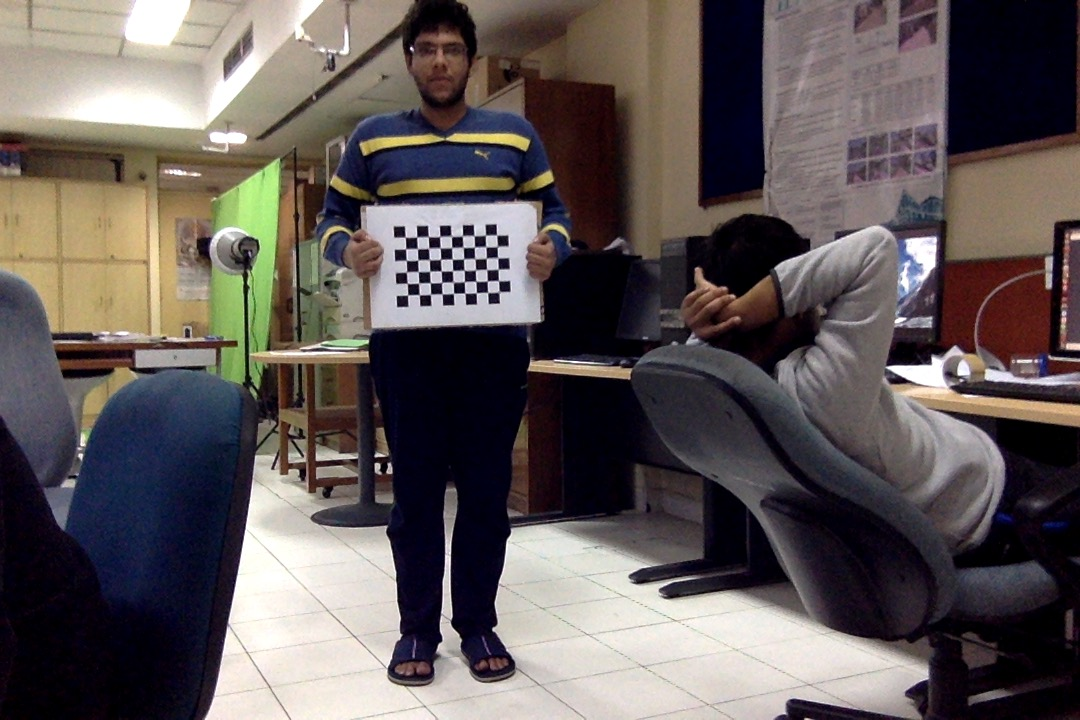
#> input picture Images/AnkeshWeb.jpg, 1080 x 720 px
$ python code2.py --image1 ../Images/AnkeshWeb.jpg --image2 ../Images/Krunal4.jpg --image3 ../Images/Krunal4.jpg --affine_mode ../Images/Krunal4.jpg
#> lines starting #> are read from the running program, lines starting #| are printed output that depends on the picture; after the words box and inside, x2 and y2 are one past the last pixel; in counts of white or black regions, pixels touching at a corner belong together
#> in main, image is the input picture: shape (720, 1080, 3); mean B, G, R 88, 88.9, 96.8
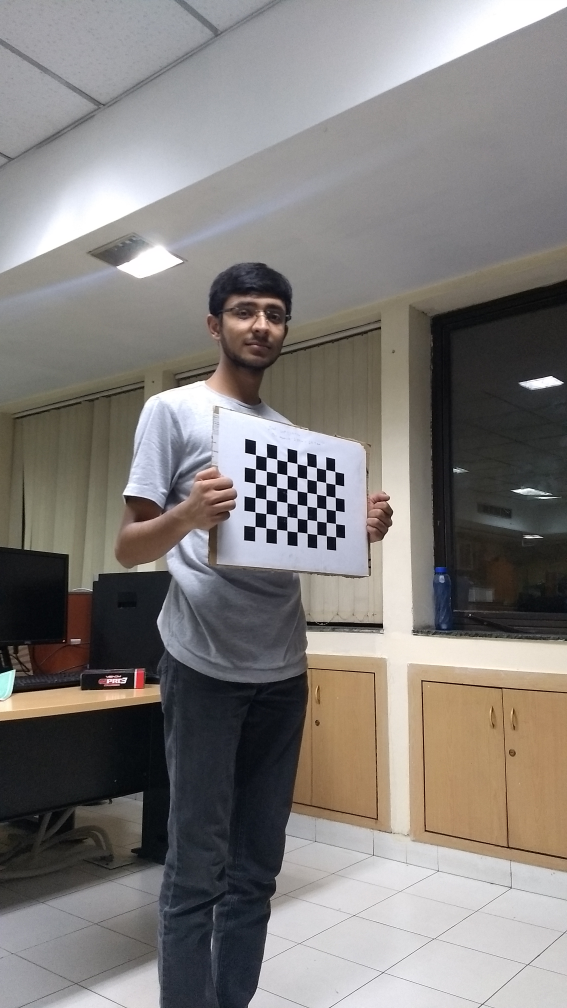
#> input picture Images/Krunal4.jpg, 2268 x 4032 px (shown at 1/4 size)
#> in main, arm_spread_image is the input picture: shape (4032, 2268, 3); mean B, G, R 122.2, 124.9, 129
import argparse
import cv2
import numpy as np
import matplotlib.pyplot as plt
import math
import sys
import segment

# initialize the list of reference points and boolean indicating
# whether cropping is being performed or not
refPt = []
r1=5 #for affine correction
r2=2 #for measurement
ref_ht=2.84
rectangle_row=9
rectangle_col=6
# square_size=int(r+1)
criteria = (cv2.TERM_CRITERIA_EPS + cv2.TERM_CRITERIA_MAX_ITER, 30, 0.001)
metre_pixel_x=0
metre_pixel_y=0
window_name1="image"
draw_radius=10

# [72 lines left out: functions squ_point, click_and_crop, get_distance, get_points, get_real_world_distance, get_waist, not called in this run]


# returns 4 points at square_size of checkboard
def chess_board_corners(image,gray,r):
	square_size=int(r+1)
	ret, corners = cv2.findChessboardCorners(image, (rectangle_row,rectangle_col),None)
	# corners2 = cv2.cornerSubPix(gray,corners,(11,11),(-1,-1),criteria)
	# Uncomment for old opencv version

	cv2.cornerSubPix(gray,corners,(11,11),(-1,-1),criteria)
	# New version does inplace
	corners2=corners
	coordinates=[]
	coordinates.append((corners2[0,0,0],corners2[0,0,1]))
	coordinates.append((corners2[square_size-1,0,0],corners2[square_size-1,0,1]))
	coordinates.append((corners2[rectangle_row*(square_size-1),0,0],corners2[rectangle_row*(square_size-1),0,1]))
	coordinates.append((corners2[rectangle_row*(square_size-1)+square_size-1,0,0],corners2[rectangle_row*(square_size-1)+square_size-1,0,1]))
	return coordinates
	# print coordinates

# receives an image and performs affine transform using chess_board_corners
# [106 lines left out: functions affine_correct_params, affine_correct, grub_cut, drawCircle, getHeadPoint, first_sharp_fall and 1 more, not called in this run]


def analyze_chessboard(image,affine_correct_flag):
#> called with affine_correct_flag = '../Images/Krunal4.jpg'
	clone = image.copy()
	gray = cv2.cvtColor(image,cv2.COLOR_BGR2GRAY)
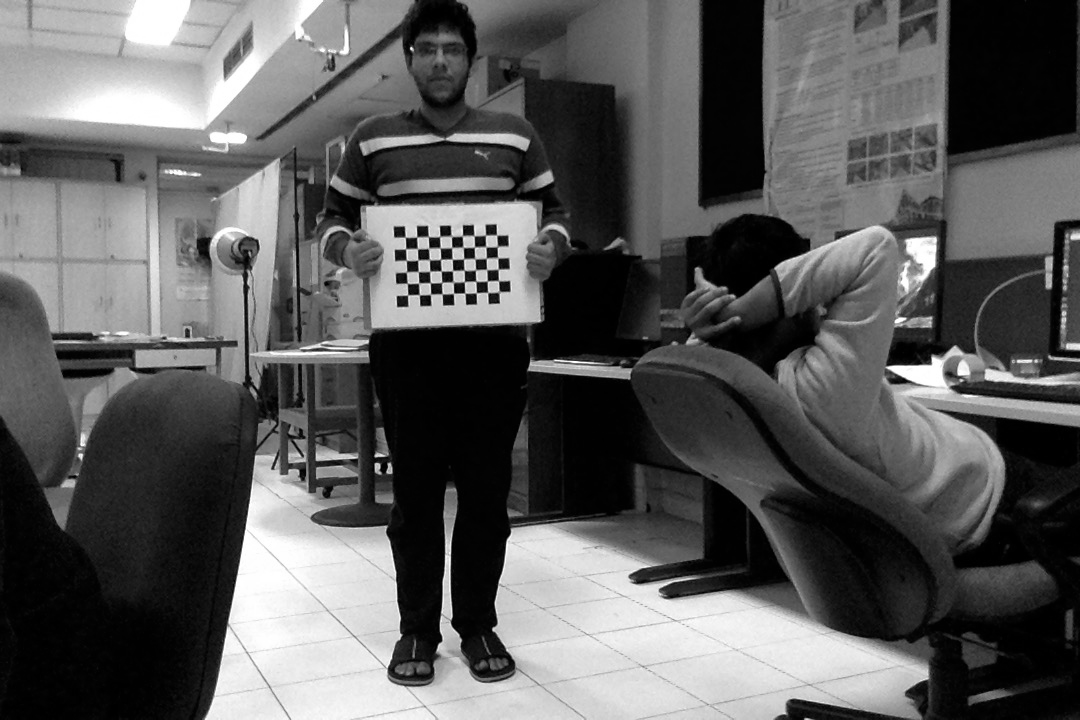
#> gray: shape (720, 1080); min 0, max 255, mean 91.1
	cv2.setMouseCallback(window_name1, click_and_crop)

	dst=np.copy(image) # created to ease affine_correct mode
	affine_correct_parameters=None
	if (affine_correct_flag=='True'):
		affine_correct_parameters=affine_correct_params(dst)

	gray2 = cv2.cvtColor(dst,cv2.COLOR_BGR2GRAY)
	temp=chess_board_corners(dst,gray2,r2)
#> in chess_board_corners, `ret, corners = cv2.findChessboardCorners(image, (rectangle_row,rectang..`: ret = True; corners = 54 rows, first 8: [405.1, 237.1], [416.7, 237.1], [428.4, 236.6], [439.7, 236.5], [451.8, 236.7], [462.2, 236], [474.1, 235.9], [485.6, 235]
#> in chess_board_corners, `corners2=corners`: corners2 = 54 rows, first 8: [411, 243.2], [411, 243.2], [434.2, 242.5], [434.2, 242.5], [456.7, 242.1], [456.7, 242.1], [479.7, 241.9], [491.3, 231.5]
#> temp = [(411, 243.2), (434.2, 242.5), (412.6, 265.7), (435.4, 254.4)]

	ret, corners = cv2.findChessboardCorners(dst, (rectangle_row,rectangle_col),None)
#> ret = True

	# corners2 = cv2.cornerSubPix(gray2,corners,(11,11),(-1,-1),criteria)
	# dst = cv2.drawChessboardCorners(dst, (9,6), corners2, ret)
	# Uncomment this for old version and comment next 2

	cv2.cornerSubPix(gray2,corners,(11,11),(-1,-1),criteria)
	cv2.drawChessboardCorners(dst, (9,6), corners, ret)
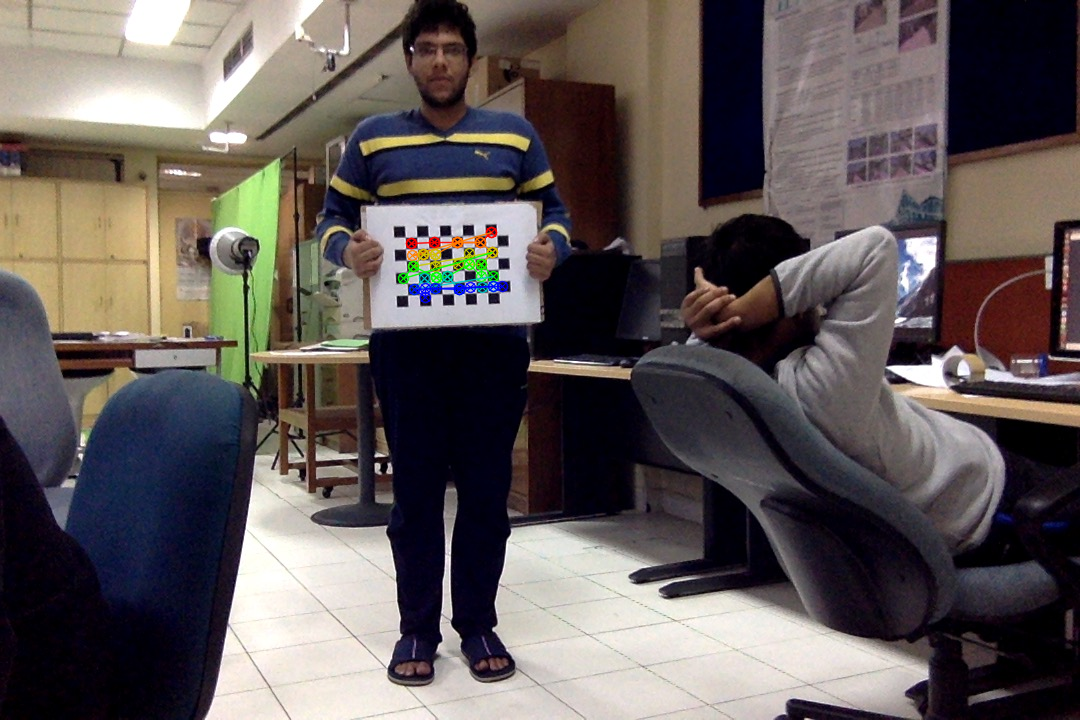
#> dst: shape (720, 1080, 3); 0.53% of pixels changed, all inside (x1, y1, x2, y2) = (397, 226, 509, 304)

	metre_pixel_x=(r2*ref_ht)/(abs(temp[0][0]-temp[1][0]))
#> metre_pixel_x = 0.245
	metre_pixel_y=(r2*ref_ht)/(abs(temp[0][1]-temp[2][1]))
#> metre_pixel_y = 0.252

	coordinate=[temp[0],temp[1]]
#> coordinate = [(411, 243.2), (434.2, 242.5)]
	# 6X6 square co-ord
	sep=((coordinate[1][0]-coordinate[0][0])/6.0)*9.0
#> sep = 34.79

	coordinate[0]=(max(0,int(coordinate[0][0]-2*sep)),0)
	coordinate[1]=(min(dst.shape[1],int(coordinate[1][0]+3.5*sep)),dst.shape[0])
	return metre_pixel_x,metre_pixel_y,coordinate,affine_correct_parameters

def getDistance(p1,p2):
	return (p1[0]-p2[0],p1[1]-p2[1])

def pixel_to_distance(p1,mx,my):
	return math.sqrt((p1[0]*mx)**2+(p1[1]*my)**2)

# [92 lines left out: functions detect_point_and_ask_user, measure_distance, not called in this run]


def main():

	ap = argparse.ArgumentParser()
	ap.add_argument("-i1", "--image1", required=True, help="Path to the checkboard_image")
	ap.add_argument("-i2", "--image2", required=True, help="Path to the arm_spread_image")
	ap.add_argument("-i3", "--image3", required=True, help="Path to the waist_image")
	ap.add_argument("-a", "--affine_mode", required=True, help="To perform Affine Corrections")
	args = vars(ap.parse_args())

	# load the image, clone it, and setup the mouse callback function
	image = cv2.imread(args["image1"])
	arm_spread_image=cv2.imread(args["image2"])
	waist_image = cv2.imread(args["image3"])

	affine_correct_flag= (args["affine_mode"])

	metre_pixel_x,metre_pixel_y,coordinate,affine_correct_parameters=analyze_chessboard(image,affine_correct_flag)
#> metre_pixel_x = 0.245; metre_pixel_y = 0.252; coordinate = [(341, 0), (555, 720)]

	segmented_image=segment.segmenter(image)
	print ("Segmentation Completed 1")

	segmented_arm_image=segment.segmenter(arm_spread_image)
	print ("Segmentation Completed 2")

	cv2.imwrite("first.jpg",segmented_image)
	cv2.imwrite("second.jpg",segmented_arm_image)


	block_cut = np.zeros(segmented_image.shape)
	block_cut[coordinate[0][1]:coordinate[1][1],coordinate[0][0]:coordinate[1][0]] = 1
	# segmented_image=segmented_image*block_cut

	if(affine_correct_flag=='True'):
		arm_spread_image=affine_correct(arm_spread_image,affine_correct_parameters)
		waist_image=affine_correct(waist_image,affine_correct_parameters)
		segmented_image=affine_correct(segmented_image,affine_correct_parameters)
		print ("Affine Corrected")

	measure_distance(segmented_image,segmented_arm_image,arm_spread_image,waist_image,image,metre_pixel_x,metre_pixel_y)

if __name__=="__main__":
	main()
#> (the call stopped at in main, `segmented_image=segment.segmenter(image)`: segment is not available in this run)
